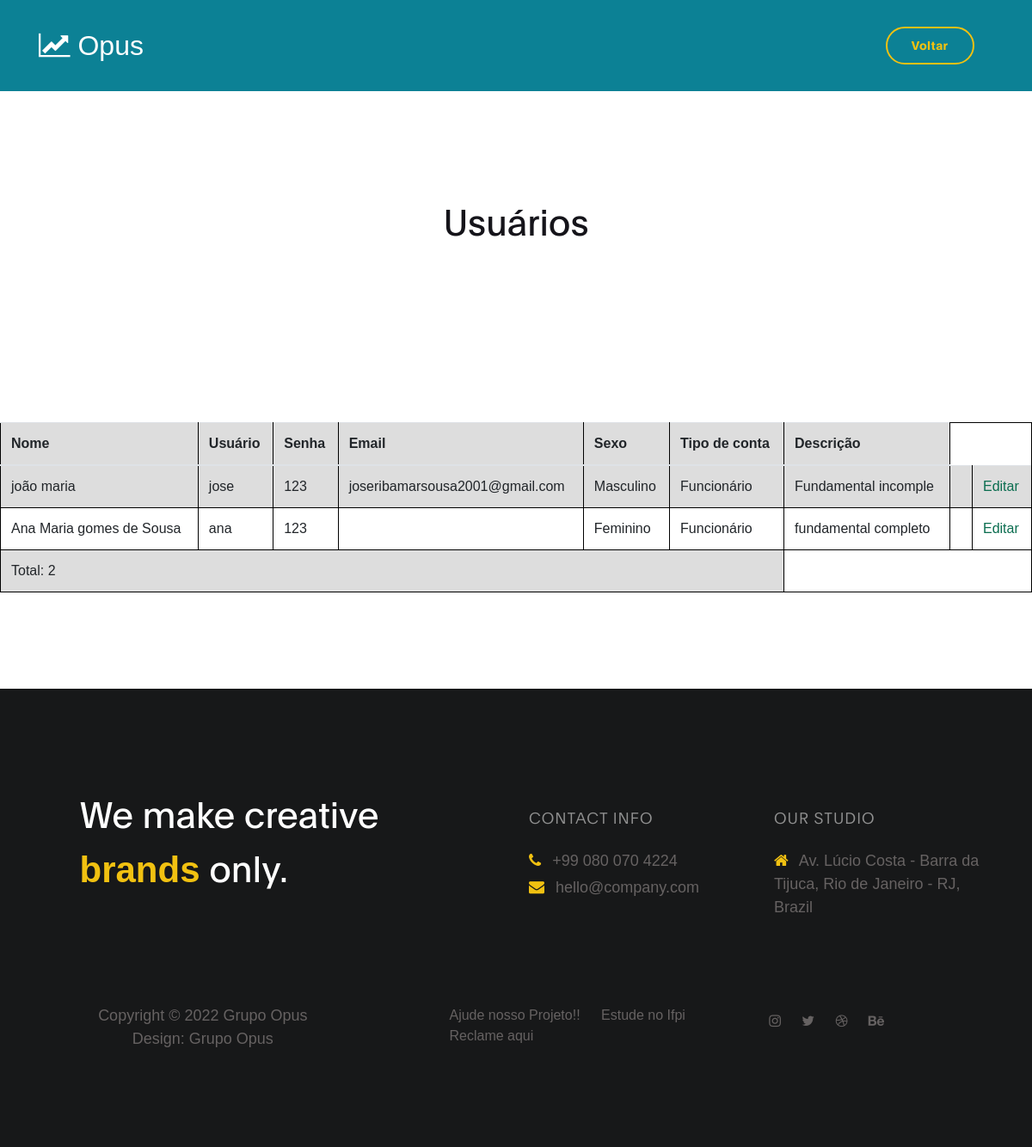
The app's page /backend/candidatos/list_adm.php with its own data.
### tables this page shows
CREATE TABLE IF NOT EXISTS `tb_usuarios` (
  `id` int NOT NULL AUTO_INCREMENT,
  `nome` varchar(100) NOT NULL,
  `usuario` varchar(30) NOT NULL,
  `senha` varchar(30) DEFAULT NULL,
  `email` varchar(100) NOT NULL,
  `sexo` varchar(15) NOT NULL,
  `nivel` varchar(15) NOT NULL,
  `escolaridade` varchar(20) NOT NULL,
  `descricao` varchar(1000) NOT NULL,
  PRIMARY KEY (`id`),
  UNIQUE KEY `usuario` (`usuario`),
  UNIQUE KEY `email` (`email`)
);

### backend/candidatos/list_adm.php (the view, shortened to what this page needs)
<?php
include_once('conexao.php');
?>
<!DOCTYPE html>
<html lang="en">
<head>
     <link rel="stylesheet" href="css/bootstrap.min.css">
     <link rel="stylesheet" href="css/font-awesome.min.css">
     <link rel="stylesheet" href="css/aos.css">
     <link rel="stylesheet" href="css/owl.carousel.min.css">
     <link rel="stylesheet" href="css/owl.theme.default.min.css">
     <link rel="stylesheet" href="list.css">
     <link rel="stylesheet" href="css/templatemo-digital-trend.css">
</head>
<body>
    <nav class="navbar navbar-expand-lg position-absolute">
        <div class="container">
          <a class="navbar-brand" href="index.php">
              <i class="fa fa-line-chart"></i>
              Opus
            </a>
                        <div class="collapse navbar-collapse" id="navbarNav">
                <ul class="navbar-nav ml-auto">
                        <a href="principal.php" class="nav-link contact">Voltar</a>
                </ul>
            </div>
        </div>
    </nav>
<center>
 <section class="contact section-padding" >
          <div class="container">
               <div class="row">
                    <div class="col-lg-6 mx-auto col-md-7 col-12 py-5 mt-5 text-center" data-aos="fade-up">
                      <h1 class="mb-4">Usuários <strong>  </strong>
                    </div>
               </div>
          </div>
        </section>
<table rules="all" class="table" >
    <thead>
        <tr>
            <th >Nome</th>
            <th>Usuário</th>
            <th>Senha</th>
            <th>Email</th>
            <th>Sexo</th>
            <th>Tipo de conta</th>
            <th>Descrição</th>
        </tr>
    </thead>
    <tbody>
        <?php
            $sql_consulta=mysqli_query($ligar, "SELECT *FROM tb_usuarios ");
            $Total=mysqli_num_rows($sql_consulta);
            while($dados=mysqli_fetch_array($sql_consulta)){
        ?>
            <tr>
                <td> <?= $dados[1] ?> </td>
                <td> <?= $dados[2] ?> </td>
                <td> <?= $dados[3] ?> </td>
                <td> <?= $dados[4] ?> </td>
                <td> <?= $dados[5] ?> </td>
                <td> <?= $dados[6] ?> </td>
                <td> <?= $dados[7] ?> </td>
                <td> <a  href="eliminar.php?codigo=<?=$dados[0] ?>" id="excluir">Eliminar</td>
                <td> <a  href="editar.php?codigo=<?=$dados[0] ?>"   id="editar">Editar</td>
            </tr>
        <?php
            }
        ?>
    <tr>
        <td colspan="6">
            Total: <?= $Total ?>
        </td>
    </tr>
    </tbody>
</table>
</center>
<br>
<br>
<br>
<br>
    <footer class="site-footer">
      <div class="container">
        <div class="row">
          <div class="col-lg-5 mx-lg-auto col-md-8 col-10">
            <h1 class="text-white" data-aos="fade-up" data-aos-delay="100">We make creative <strong>brands</strong> only.</h1>
          </div>
          <div class="col-lg-3 col-md-6 col-12" data-aos="fade-up" data-aos-delay="200">
            <h4 class="my-4">Contact Info</h4>
            <p class="mb-1">
              <i class="fa fa-phone mr-2 footer-icon"></i>
              +99 080 070 4224
            </p>
            <p>
              <a href="#">
                <i class="fa fa-envelope mr-2 footer-icon"></i>
                hello@company.com
              </a>
            </p>
          </div>
          <div class="col-lg-3 col-md-6 col-12" data-aos="fade-up" data-aos-delay="300">
            <h4 class="my-4">Our Studio</h4>
            <p class="mb-1">
              <i class="fa fa-home mr-2 footer-icon"></i>
              Av. Lúcio Costa - Barra da Tijuca, Rio de Janeiro - RJ, Brazil
            </p>
          </div>
          <div class="col-lg-4 mx-lg-auto text-center col-md-8 col-12" data-aos="fade-up" data-aos-delay="400">
            <p class="copyright-text">Copyright &copy; 2022 Grupo Opus
            <br>
            <a rel="nofollow noopener" href="https://templatemo.com">Design: Grupo Opus</a></p>
          </div>
          <div class="col-lg-4 mx-lg-auto col-md-6 col-12" data-aos="fade-up" data-aos-delay="500">
            <ul class="footer-link">
              <li><a href="#">Ajude nosso Projeto!!</a></li>
              <li><a href="#">Estude no Ifpi</a></li>
              <li><a href="#">Reclame aqui</a></li>
            </ul>
          </div>
          <div class="col-lg-3 mx-lg-auto col-md-6 col-12" data-aos="fade-up" data-aos-delay="600">
            <ul class="social-icon">
              <li><a href="#" class="fa fa-instagram"></a></li>
              <li><a href="#" class="fa fa-twitter"></a></li>
              <li><a href="#" class="fa fa-dribbble"></a></li>
              <li><a href="#" class="fa fa-behance"></a></li>
            </ul>
          </div>
        </div>
      </div>
    </footer>
</body>
</html>

### css/list.css (style rules this page uses)
table, th, td { border: 1px solid black; border-color:collapse; }
th, td { padding: 5px 10px; }
* { font-family: Arial, Helvetica, sans-serif; }
table tr:nth-child(odd) { background-color: #ddd; }
table tr:nth-child(even) { background-color: white; }
#editar { color: rgb(10, 109, 79); }

### css/templatemo-digital-trend.css (style rules this page uses)
:root { --primary-color: #057a8d; --secondary-color: #f1c111; --white-color: #ffffff; --dark-color: #171819; --project-bg: #f0f8ff; --menu-bg: #0c8195; --title-color: #15141a; --gray-color: #909090; --link-color: #404040; --p-color: #666262; --base-font-family: 'Plain-Light', sans-serif; --title-font-family: 'Plain-Regular', sans-serif; --font-bold-family: 'Plain-Bold', sans-serif; --font-weight-bold: bold; --h1-font-size: 42px; --h2-font-size: 32px; --h3-font-size: 24px; --p-font-size: 18px; --base-font-size: 16px; --menu-font-size: 14px; --border-radius-large: 100px; --border-radius-small: 5px; }
body { background: var(--white-color); font-family: var(--base-font-family); }
h1,h2,h3,h4,h5,h6 { font-family: var(--title-font-family); line-height: inherit; }
h1 { color: var(--title-color); font-size: var(--h1-font-size); }
h4 { color: var(--gray-color); font-family: var(--base-font-family); font-size: var(--p-font-size); letter-spacing: 1px; text-transform: uppercase; }
p { color: var(--p-color); font-size: var(--p-font-size); line-height: 1.5em; }
b, strong { letter-spacing: 0; color: var(--secondary-color); }
* { -webkit-box-sizing: border-box; -moz-box-sizing: border-box; box-sizing: border-box; }
*::before, *::after { -webkit-box-sizing: border-box; -moz-box-sizing: border-box; box-sizing: border-box; }
a { color: var(--link-color); font-weight: normal; text-decoration: none; }
.section-padding { padding: 8em 0; }
.navbar { background: var(--menu-bg); z-index: 2; top: 0; right: 0; left: 0; padding: 1.5em; }
.navbar-brand { color: var(--white-color); font-size: var(--h2-font-size); }
.nav-link { color: var(--white-color); font-size: var(--menu-font-size); letter-spacing: 0.4px; margin: 0 1.6em; padding: 0.6em; }
.navbar-expand-lg .navbar-nav .nav-link { padding-right: 0; padding-left: 0; }
.navbar-expand-lg .navbar-nav .nav-link.contact { border: 2px solid var(--secondary-color); border-radius: var(--border-radius-large); color: var(--secondary-color); font-family: var(--font-bold-family); padding: 0.6em 2em 0.8em 2em; }
.site-footer { background: var(--dark-color); padding: 7em 0 6em 0; }
.site-footer a { color: var(--p-color); }
.site-footer a:hover, .footer-icon { color: var(--secondary-color); }
.footer-link li { display: inline-block; list-style: none; margin: 0 10px; }
.copyright-text, .footer-link, .site-footer .social-icon { margin-top: 6em; }
.copyright-text { margin-top: 5.3em; }
.social-icon { position: relative; padding: 0; margin: 4em 0 0 0; }
.social-icon li { display: inline-block; list-style: none; }
.social-icon li a { text-decoration: none; display: inline-block; font-size: var(--base-font-size); margin: 10px; text-align: center; }

### records on screen
tb_usuarios: nome "joão maria", usuario "jose", senha "123", email "joseribamarsousa2001@gmail.com", sexo "Masculino", nivel "Funcionário", escolaridade "Fundamental incomple"
tb_usuarios: nome "Ana Maria gomes de Sousa", usuario "ana", senha "123", sexo "Feminino", nivel "Funcionário", escolaridade "fundamental completo"

### other values on screen
$Total "2"
